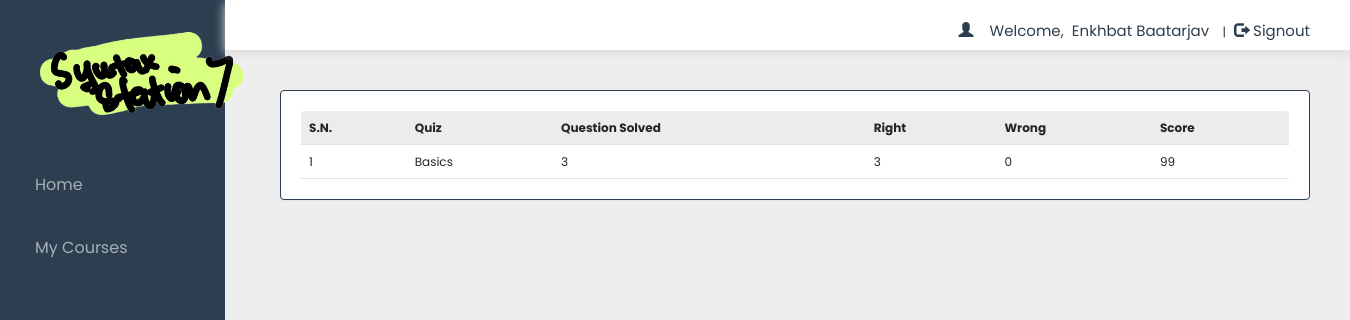
Before: /account.php?q=2 (signed in) with the older database file.
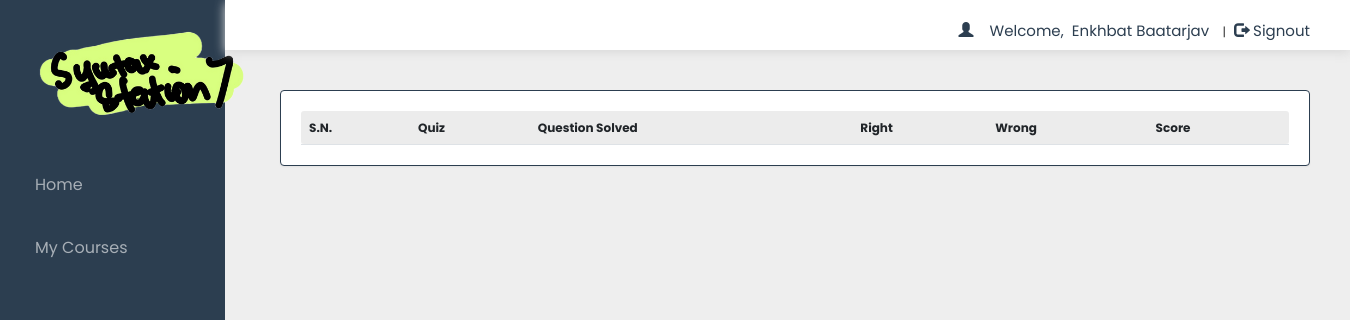
After: the same page with the newer database file.
### tables this page shows
CREATE TABLE `history` (
  `email` varchar(50) NOT NULL,
  `eid` text NOT NULL,
  `score` int(11) NOT NULL,
  `level` int(11) NOT NULL,
  `sahi` int(11) NOT NULL,
  `wrong` int(11) NOT NULL,
  `date` timestamp NOT NULL DEFAULT current_timestamp() ON UPDATE current_timestamp(),
  `attempt` varchar(15) DEFAULT NULL
);

CREATE TABLE `quiz` (
  `eid` text NOT NULL,
  `title` varchar(100) NOT NULL,
  `sahi` int(11) NOT NULL,
  `total` int(11) NOT NULL,
  `time` decimal(2,1) NOT NULL,
  `intro` text NOT NULL,
  `date` timestamp NOT NULL DEFAULT current_timestamp() ON UPDATE current_timestamp(),
  `email` varchar(50) DEFAULT NULL
);

### account.php (the view, shortened to what the changed rows need)
<!DOCTYPE html>
<html>
<head>
    <link href="https://cdn.jsdelivr.net/npm/bootstrap@5.2.0-beta1/dist/css/bootstrap.min.css" rel="stylesheet">
    <link rel="stylesheet" href="css/bootstrap.min.css" />
    <link rel="stylesheet" href="css/bootstrap-theme.min.css" />
    <link rel="stylesheet" href="css/main.css">
    <link rel="stylesheet" href="css/font.css">
    <link rel="stylesheet" href="https://unpkg.com/swiper@8/swiper-bundle.min.css" />
</head>
<body>
    <div class="container-fluid">
        <div class="leftNavBar">
            <div class="row g-0 flex-nowrap">
                <div class="container col-lg-10" style="padding: 0 !important; margin: 0 !important;">
                            <?php
                            include_once 'dbConnection.php';
                            if (!(isset($_SESSION['email']))) {
                                header("location:index.php");
                            } else {
                                $email = $_SESSION['email'];
                            } ?>
                    <div class="bg">
                        <div class="container ">
                            <div class="row">
                                <div class="col-lg-12">
                                    <div class="page-content">
                                        <?php
                                        if (@$_GET['q'] == 2) {
                                            $q = mysqli_query($con, "SELECT * FROM history WHERE email='$email' ORDER BY date DESC") or die('Error197');
                                            echo  '
                                        <div class="panel title">
                                            <table class="table table-striped title1" >
                                                <tr style="color:black">
                                                <td>
                                                    <b>S.N.</b>
                                                </td>
                                                <td>
                                                    <b>Quiz</b>
                                                </td>
                                                <td>
                                                    <b>Question Solved</b>
                                                </td>
                                                <td>
                                                    <b>Right</b>
                                                </td>
                                                <td>
                                                    <b>Wrong<b>
                                                </td>
                                                <td>
                                                    <b>Score</b>
                                                </td>';
                                            $c = 0;
                                            while ($row = mysqli_fetch_array($q)) {
                                                $eid = $row['eid'];
                                                $s = $row['score'];
                                                $w = $row['wrong'];
                                                $r = $row['sahi'];
                                                $qa = $row['level'];
                                                $q23 = mysqli_query($con, "SELECT title FROM quiz WHERE  eid='$eid' ") or die('Error208');
                                                while ($row = mysqli_fetch_array($q23)) {
                                                    $title = $row['title'];
                                                }
                                                $c++;
                                                echo '<tr><td>' . $c . '</td><td>' . $title . '</td><td>' . $qa . '</td><td>' . $r . '</td><td>' . $w . '</td><td>' . $s . '</td></tr>';
                                            }
                                            echo '</table></div>';
                                        }
                                        ?>
                                    </div>
                                </div>
                            </div>
                        </div>
                    </div>
                </div>
            </div>
        </div>
    </div>
</body>
</html>

Changed rows visible on the page:
removed history: quiz.title "Basics", level "3", sahi "3", wrong "0", score "99"
